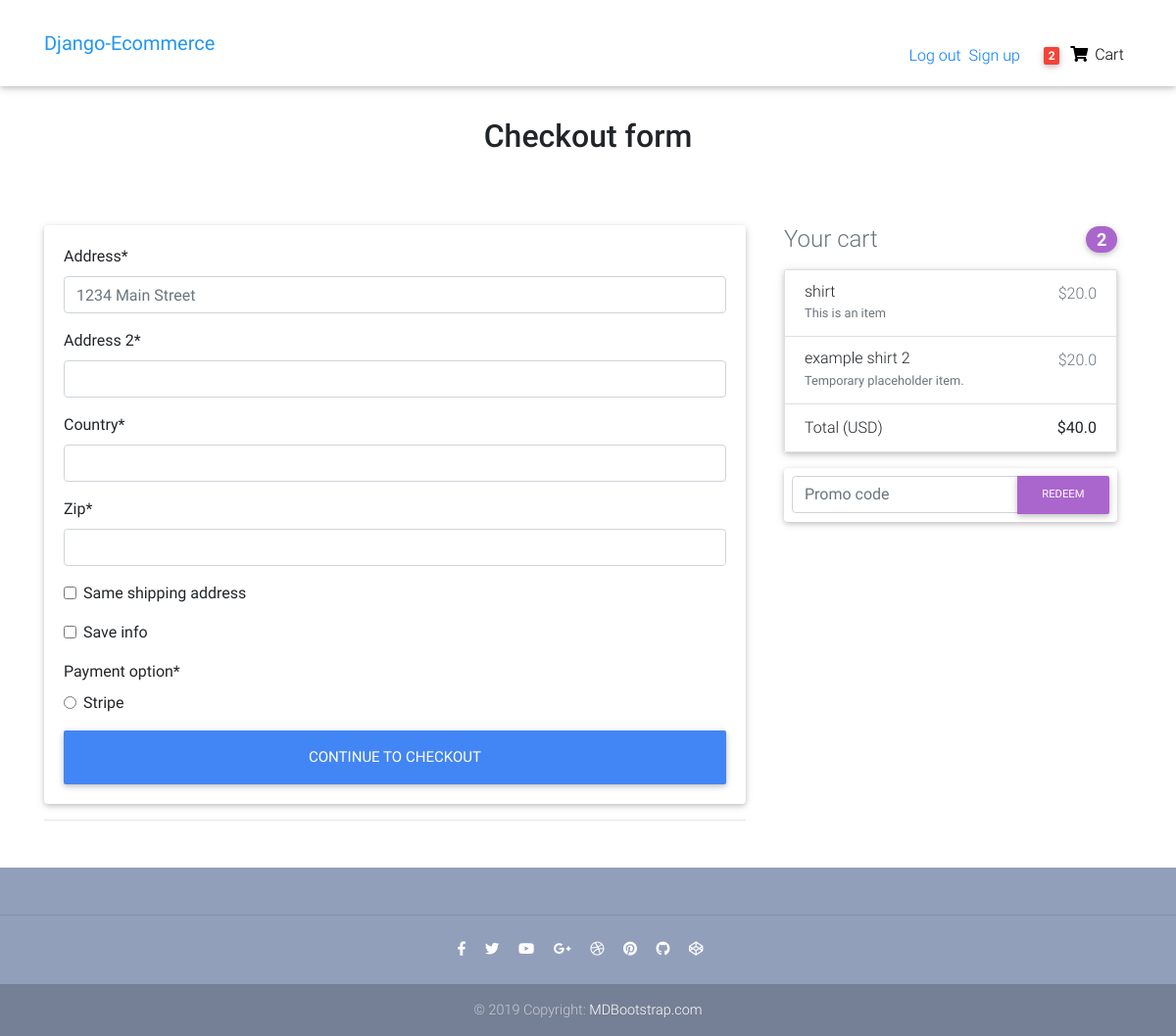
/checkout/ (signed in), run on an earlier commit of the app's database.
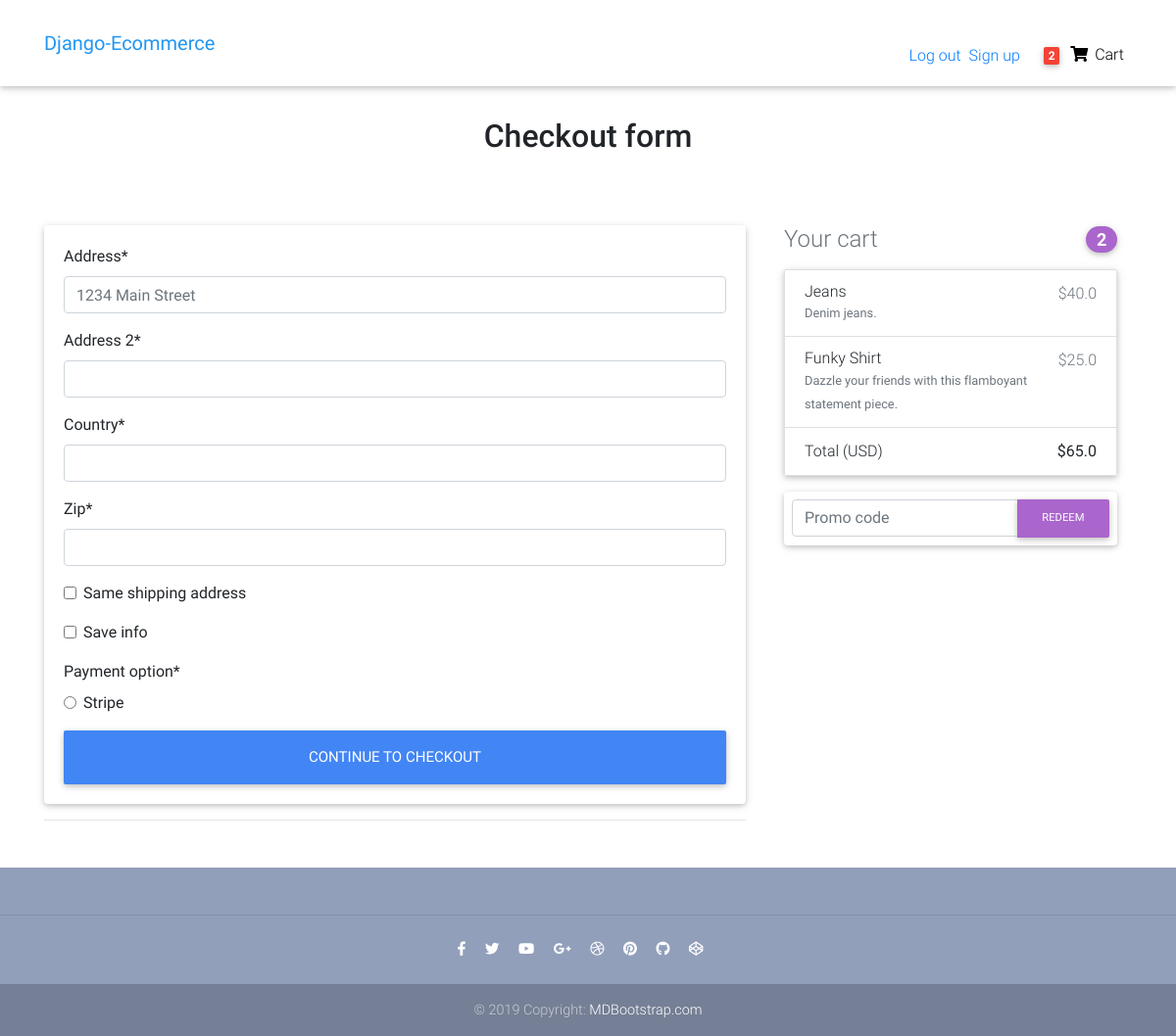
And on a later commit of the database.
### main/models.py (models this page shows, shortened)
class OrderItem(models.Model):
    item = ForeignKey(Item, on_delete=models.CASCADE)
    quantity = models.IntegerField(default=1)
    user = models.ForeignKey(User, on_delete=models.CASCADE, blank=True, null=True)
    ordered = models.BooleanField(default=False)
    def get_total_price(self):
        return self.item.price * self.quantity
    def get_total_discount_price(self):
        return self.item.discount_price * self.quantity

class Item(models.Model):
    title = models.CharField(max_length=100)
    price = models.FloatField()
    discount_price = models.FloatField(null=True, blank=True)
    category = models.CharField(choices=CATEGORY_CHOICES, max_length=2, default='P')
    label = models.CharField(choices=LABEL_CHOICES, max_length=1, default='S')
    slug = models.SlugField(default='item')
    description = models.TextField(default='This is an item')
    image_file = models.CharField(max_length=100)

class Order(models.Model):
    user = models.ForeignKey(User, on_delete=models.CASCADE)
    ordered = models.BooleanField(default=False)
    items = models.ManyToManyField(OrderItem)
    created_date = models.DateTimeField(auto_now_add=True)
    ordered_date = models.DateTimeField()
    billing_address = models.ForeignKey('BillingAdress', on_delete=models.SET_NULL, blank=True, null=True)
    def get_total(self):
        total = 0
        for order_item in self.items.all():
            if order_item.item.discount_price:
                total += order_item.get_total_discount_price()
            else:
                total += order_item.get_total_price()
        return total

### main/views.py (the view, shortened to what this page needs)
# urls.py: path('checkout/', CheckoutPage.as_view(), name='checkout_page'),
class CheckoutPage(View):
    def get(self, *args, **kwargs):
        form = BillingAdressForm()
        order_qs = Order.objects.filter(user=self.request.user, ordered=False)
        order = order_qs[0]
        context = {
            'form': form,
            'order': order
        }
        return render(self.request, 'checkout-page.html', context )

### main/forms.py
class BillingAdressForm(forms.Form):
    address = forms.CharField(widget=TextInput(attrs={
        'placeholder': '1234 Main Street',
    }))
    address_2 = forms.CharField(widget=TextInput)
    country = forms.CharField(widget=TextInput)
    zip = forms.CharField(widget=TextInput)
    same_shipping_address = forms.BooleanField(widget=CheckboxInput, required=False)
    save_info = forms.BooleanField(widget=CheckboxInput, required=False)
    payment_option = forms.ChoiceField(widget=RadioSelect, choices=PAYMENT_OPTIONS)

### main/templatetags/cart_template_tags.py (called while the page is built)
@register.filter
def cart_count(user):
    if user.is_authenticated:
        order_qs = Order.objects.filter(user=user, ordered=False)
        if order_qs.exists():
            order=order_qs[0]
            return order.items.count()
    else:
        return 0

### main/templates/main/checkout-page.html (shortened to what this page needs)
{% extends 'base.html' %}
{%load crispy_forms_tags%}
  {%block content%}
  <h2 class="my-5 h2 text-center">Checkout form</h2>
  <main class=" pt-4">
    <div class="container wow fadeIn" style="display: flex;">
      <div  style="flex-grow: 6  ;" >
        <div class="mr-4 mb-4">
          <div class="card">
          <form method="POST" action="{% url 'main:checkout-session' %}" class="card-body">
          {{form|crispy}}
          <button class="btn btn-primary btn-lg btn-block" type="submit">Continue to checkout</button>
          </form>
              </div>
              <hr class="mb-4">
          </div>
        </div>
        <div class="col-md-4 mb-4" style="flex-grow: 1;">
          <h4 class="d-flex justify-content-between align-items-center mb-3">
            <span class="text-muted">Your cart</span>
            <span class="badge badge-secondary badge-pill">{{order.items.count}}</span>
          </h4>
          <ul class="list-group mb-3 z-depth-1">
          {% for order_item in order.items.all %}
          <li class="list-group-item d-flex justify-content-between lh-condensed">
              <div>
                <h6 class="my-0">{{order_item.item.title}}</h6>
                <small class="text-muted">{{order_item.item.description}}</small>
              </div>
              {% if order_item.item.discount_price%}
              <span class="text-muted">${{order_item.item.discount_price}}</span>
              {% else %}
              <span class="text-muted">${{order_item.item.price}}</span>
              {% endif %}
            </li>
          {% endfor %}
            <li class="list-group-item d-flex justify-content-between">
              <span>Total (USD)</span>
              <strong>${{order.get_total}}</strong>
            </li>
          </ul>
          <form class="card p-2">
            <div class="input-group">
              <input type="text" class="form-control" placeholder="Promo code" aria-label="Recipient's username" aria-describedby="basic-addon2">
              <div class="input-group-append">
                <button class="btn btn-secondary btn-md waves-effect m-0" type="button">Redeem</button>
              </div>
            </div>
          </form>
        </div>
      </div>
  </main>
  <footer class="page-footer text-center font-small mt-4 wow fadeIn">
    <div class="pt-4">
    </div>
    <hr class="my-4">
    <div class="pb-4">
      <a href="https://www.facebook.com/mdbootstrap" target="_blank">
        <i class="fab fa-facebook-f mr-3"></i>
      </a>
      <a href="https://twitter.com/MDBootstrap" target="_blank">
        <i class="fab fa-twitter mr-3"></i>
      </a>
      <a href="https://www.youtube.com/watch?v=7MUISDJ5ZZ4" target="_blank">
        <i class="fab fa-youtube mr-3"></i>
      </a>
      <a href="https://plus.google.com/u/0/b/107863090883699620484" target="_blank">
        <i class="fab fa-google-plus-g mr-3"></i>
      </a>
      <a href="https://dribbble.com/mdbootstrap" target="_blank">
        <i class="fab fa-dribbble mr-3"></i>
      </a>
      <a href="https://pinterest.com/mdbootstrap" target="_blank">
        <i class="fab fa-pinterest mr-3"></i>
      </a>
      <a href="https://github.com/mdbootstrap/bootstrap-material-design" target="_blank">
        <i class="fab fa-github mr-3"></i>
      </a>
      <a href="http://codepen.io/mdbootstrap/" target="_blank">
        <i class="fab fa-codepen mr-3"></i>
      </a>
    </div>
    <div class="footer-copyright py-3">
      © 2019 Copyright:
      <a href="https://mdbootstrap.com/education/bootstrap/" target="_blank"> MDBootstrap.com </a>
    </div>
  </footer>
{%endblock%}

What changed in the data, as far as the page shows it:
no longer on this page (row unchanged): OrderItem: item "shirt", item.description "This is an item", item.price "20.0"
removed OrderItem: item "example shirt 2", item.description "Temporary placeholder item.", item.discount_price "20.0"
changed through a linked row, Order: get_total "40.0" → "65.0"
added OrderItem: item "Jeans", item.description "Denim jeans.", item.price "40.0"
added OrderItem: item "Funky Shirt", item.description "Dazzle your friends with this flamboyant statement piece.", item.price "25.0"
